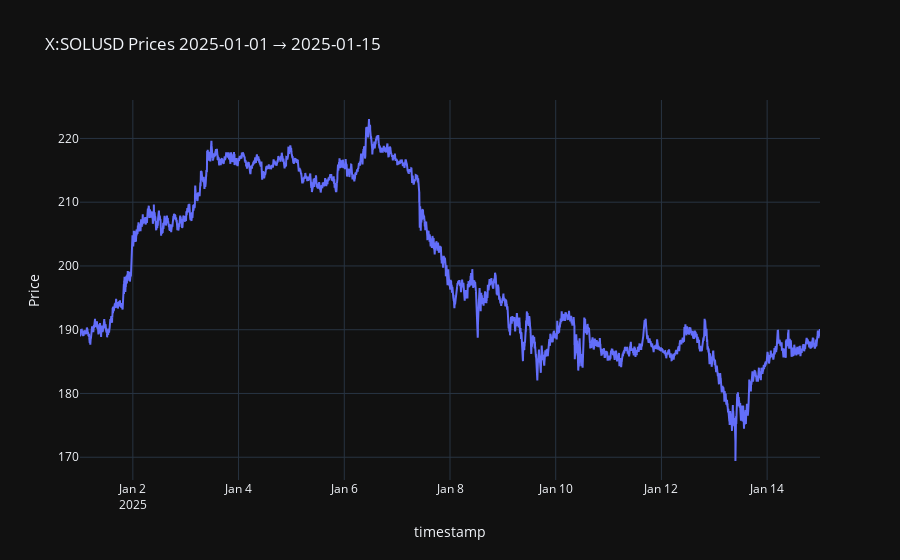

The cell this chart's notebook holds for it:
### Markdown cell above
# Pulling Solana price data

### Code cell
ticker = 'X:SOLUSD'
agg_df = retriever.agg_cache_wrapper(ticker=ticker, from_date='2025-01-01', to_date='2025-01-15')
plotting.plot_agg_df(agg_df, ticker=ticker)

### Figure 1 — Plotly figure (JSON) as saved in the notebook; plotly's stock layout.template omitted (floating-point values rounded to 4 significant figures; data arrays with more than 128 entries replaced by an {"elided": "..."} marker saying what was removed)
{"data": [{"mode": "lines", "name": "X:SOLUSD open", "type": "scatter", "x": {"elided": "20150 str values"}, "y": {"elided": "20150 float values"}}], "layout": {"title": {"text": "X:SOLUSD Prices 2025-01-01 → 2025-01-15"}, "xaxis": {"title": {"text": "timestamp"}}, "yaxis": {"title": {"text": "Price"}}}}
